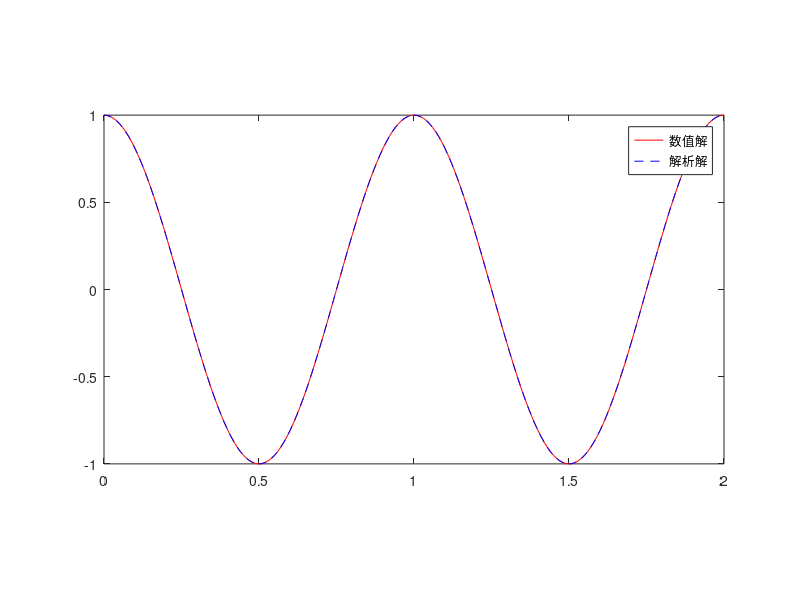

This chart was generated by the following MATLAB code:
clear;clc
% 微分方程y''+k^2*y=S，其中y,k,S都是x的函数
% 边界条件x=0,y=1,y'=0
% 令y1=y,y2=y'
% 化为y1'=y2,y2'=-4pi^2y1，可以用向量

% 确定x
N = 201;
x = linspace(0,2,N);
h = x(2) - x(1);
% 分配y
y = zeros(2,N);
y(1,1) = 1;
y(2,1) = 0;
% 定义f
f = @(x,y) [y(2);-4.*pi.^2.*y(1)];
% 循环
for i = 1:N-1
    k1 = f(x(i),y(:,i));
    k2 = f(x(i)+h./2,y(:,i)+h./2.*k1);
    k3 = f(x(i)+h./2,y(:,i)+h./2.*k2);
    k4 = f(x(i)+h,y(:,i)+h.*k3);
    k = 1./6.*(k1+2.*k2+2.*k3+k4);
    y(:,i+1) = y(:,i) + h.*k;
end
% 画图看看
plot(x,y(1,:),'r-');
hold on;
y_true = cos(2.*pi.*x);
pbaspect([16,9,9]);
plot(x,y_true,'b--');
legend('数值解','解析解');
